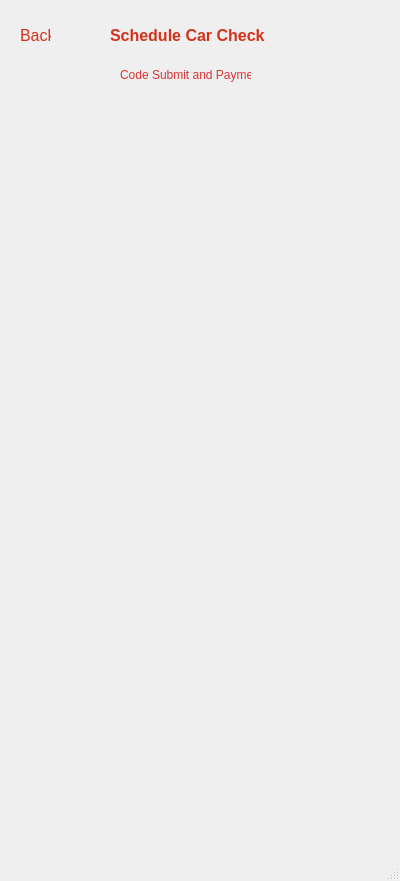
<?xml version="1.0" encoding="UTF-8"?>
<ui version="4.0">
 <class>MainWindow</class>
 <widget class="QMainWindow" name="MainWindow">
  <property name="geometry">
   <rect>
    <x>0</x>
    <y>0</y>
    <width>400</width>
    <height>881</height>
   </rect>
  </property>
  <property name="windowTitle">
   <string>MainWindow</string>
  </property>
  <widget class="QWidget" name="centralwidget">
   <widget class="QLabel" name="label_14">
    <property name="geometry">
     <rect>
      <x>0</x>
      <y>20</y>
      <width>21</width>
      <height>31</height>
     </rect>
    </property>
    <property name="text">
     <string/>
    </property>
    <property name="pixmap">
     <pixmap resource="../GitHub/CarBazaar/src/ui/qt_ui/app_res.qrc">:/resources/resources/leftarrow.png</pixmap>
    </property>
    <property name="scaledContents">
     <bool>true</bool>
    </property>
   </widget>
   <widget class="QLabel" name="label_9">
    <property name="geometry">
     <rect>
      <x>0</x>
      <y>0</y>
      <width>401</width>
      <height>16</height>
     </rect>
    </property>
    <property name="text">
     <string/>
    </property>
    <property name="pixmap">
     <pixmap resource="../GitHub/CarBazaar/src/ui/qt_ui/app_res.qrc">:/resources/resources/phone_status_bar.png</pixmap>
    </property>
   </widget>
   <widget class="QLabel" name="label_2">
    <property name="geometry">
     <rect>
      <x>20</x>
      <y>20</y>
      <width>31</width>
      <height>31</height>
     </rect>
    </property>
    <property name="font">
     <font>
      <pointsize>12</pointsize>
     </font>
    </property>
    <property name="text">
     <string>&lt;html&gt;&lt;head/&gt;&lt;body&gt;&lt;p&gt;&lt;span style=&quot; color:#d3311b;&quot;&gt;Back&lt;/span&gt;&lt;/p&gt;&lt;/body&gt;&lt;/html&gt;</string>
    </property>
   </widget>
   <widget class="QLabel" name="CarCheck">
    <property name="geometry">
     <rect>
      <x>110</x>
      <y>20</y>
      <width>161</width>
      <height>31</height>
     </rect>
    </property>
    <property name="font">
     <font>
      <pointsize>12</pointsize>
      <weight>75</weight>
      <bold>true</bold>
     </font>
    </property>
    <property name="text">
     <string>&lt;html&gt;&lt;head/&gt;&lt;body&gt;&lt;p&gt;&lt;span style=&quot; color:#d3311b;&quot;&gt;Schedule Car Check&lt;/span&gt;&lt;/p&gt;&lt;/body&gt;&lt;/html&gt;</string>
    </property>
   </widget>
   <widget class="QLabel" name="label_3">
    <property name="geometry">
     <rect>
      <x>330</x>
      <y>20</y>
      <width>31</width>
      <height>31</height>
     </rect>
    </property>
    <property name="text">
     <string/>
    </property>
    <property name="pixmap">
     <pixmap resource="../GitHub/CarBazaar/src/ui/qt_ui/app_res.qrc">:/resources/resources/user_trans.png</pixmap>
    </property>
    <property name="scaledContents">
     <bool>false</bool>
    </property>
   </widget>
   <widget class="QLabel" name="label">
    <property name="geometry">
     <rect>
      <x>-30</x>
      <y>60</y>
      <width>61</width>
      <height>41</height>
     </rect>
    </property>
    <property name="text">
     <string/>
    </property>
    <property name="pixmap">
     <pixmap resource="../GitHub/CarBazaar/src/ui/qt_ui/app_res.qrc">:/resources/resources/home.png</pixmap>
    </property>
    <property name="scaledContents">
     <bool>false</bool>
    </property>
   </widget>
   <widget class="QLabel" name="label_13">
    <property name="geometry">
     <rect>
      <x>30</x>
      <y>60</y>
      <width>31</width>
      <height>31</height>
     </rect>
    </property>
    <property name="text">
     <string/>
    </property>
    <property name="pixmap">
     <pixmap resource="../GitHub/CarBazaar/src/ui/qt_ui/app_res.qrc">:/resources/resources/arrow.png</pixmap>
    </property>
    <property name="scaledContents">
     <bool>true</bool>
    </property>
   </widget>
   <widget class="QLabel" name="label_15">
    <property name="geometry">
     <rect>
      <x>90</x>
      <y>60</y>
      <width>31</width>
      <height>31</height>
     </rect>
    </property>
    <property name="text">
     <string/>
    </property>
    <property name="pixmap">
     <pixmap resource="../GitHub/CarBazaar/src/ui/qt_ui/app_res.qrc">:/resources/resources/arrow.png</pixmap>
    </property>
    <property name="scaledContents">
     <bool>true</bool>
    </property>
   </widget>
   <widget class="QLabel" name="label_4">
    <property name="geometry">
     <rect>
      <x>50</x>
      <y>70</y>
      <width>41</width>
      <height>16</height>
     </rect>
    </property>
    <property name="text">
     <string/>
    </property>
    <property name="pixmap">
     <pixmap resource="../GitHub/CarBazaar/src/ui/qt_ui/app_res.qrc">:/resources/resources/dots.png</pixmap>
    </property>
   </widget>
   <widget class="QLabel" name="label_5">
    <property name="geometry">
     <rect>
      <x>120</x>
      <y>60</y>
      <width>131</width>
      <height>31</height>
     </rect>
    </property>
    <property name="text">
     <string>&lt;html&gt;&lt;head/&gt;&lt;body&gt;&lt;p&gt;&lt;span style=&quot; color:#dd3333;&quot;&gt;Code Submit and Payment&lt;/span&gt;&lt;/p&gt;&lt;/body&gt;&lt;/html&gt;</string>
    </property>
   </widget>
  </widget>
  <widget class="QMenuBar" name="menubar">
   <property name="geometry">
    <rect>
     <x>0</x>
     <y>0</y>
     <width>400</width>
     <height>21</height>
    </rect>
   </property>
  </widget>
  <widget class="QStatusBar" name="statusbar"/>
 </widget>
 <resources>
  <include location="../GitHub/CarBazaar/src/ui/qt_ui/app_res.qrc"/>
 </resources>
 <connections/>
</ui>
